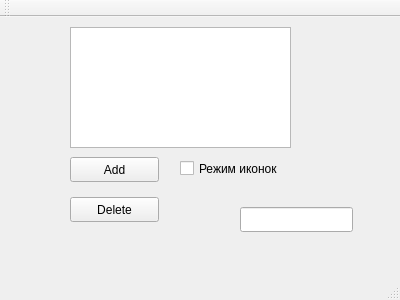
<?xml version="1.0" encoding="UTF-8"?>
<ui version="4.0">
 <class>MainWindow</class>
 <widget class="QMainWindow" name="MainWindow">
  <property name="geometry">
   <rect>
    <x>0</x>
    <y>0</y>
    <width>400</width>
    <height>300</height>
   </rect>
  </property>
  <property name="windowTitle">
   <string>MainWindow</string>
  </property>
  <widget class="QWidget" name="centralWidget">
   <widget class="QListView" name="listView">
    <property name="geometry">
     <rect>
      <x>70</x>
      <y>10</y>
      <width>221</width>
      <height>121</height>
     </rect>
    </property>
   </widget>
   <widget class="QPushButton" name="Add_leng">
    <property name="geometry">
     <rect>
      <x>70</x>
      <y>140</y>
      <width>89</width>
      <height>25</height>
     </rect>
    </property>
    <property name="text">
     <string>Add</string>
    </property>
   </widget>
   <widget class="QCheckBox" name="checkBox">
    <property name="geometry">
     <rect>
      <x>180</x>
      <y>140</y>
      <width>131</width>
      <height>23</height>
     </rect>
    </property>
    <property name="text">
     <string>Режим иконок</string>
    </property>
   </widget>
   <widget class="QPushButton" name="Del_leng">
    <property name="geometry">
     <rect>
      <x>70</x>
      <y>180</y>
      <width>89</width>
      <height>25</height>
     </rect>
    </property>
    <property name="text">
     <string>Delete</string>
    </property>
   </widget>
   <widget class="QLineEdit" name="lineEdit">
    <property name="geometry">
     <rect>
      <x>240</x>
      <y>190</y>
      <width>113</width>
      <height>25</height>
     </rect>
    </property>
   </widget>
  </widget>
  <widget class="QMenuBar" name="menuBar">
   <property name="geometry">
    <rect>
     <x>0</x>
     <y>0</y>
     <width>400</width>
     <height>22</height>
    </rect>
   </property>
  </widget>
  <widget class="QToolBar" name="mainToolBar">
   <attribute name="toolBarArea">
    <enum>TopToolBarArea</enum>
   </attribute>
   <attribute name="toolBarBreak">
    <bool>false</bool>
   </attribute>
  </widget>
  <widget class="QStatusBar" name="statusBar"/>
 </widget>
 <layoutdefault spacing="6" margin="11"/>
 <resources/>
 <connections/>
</ui>
